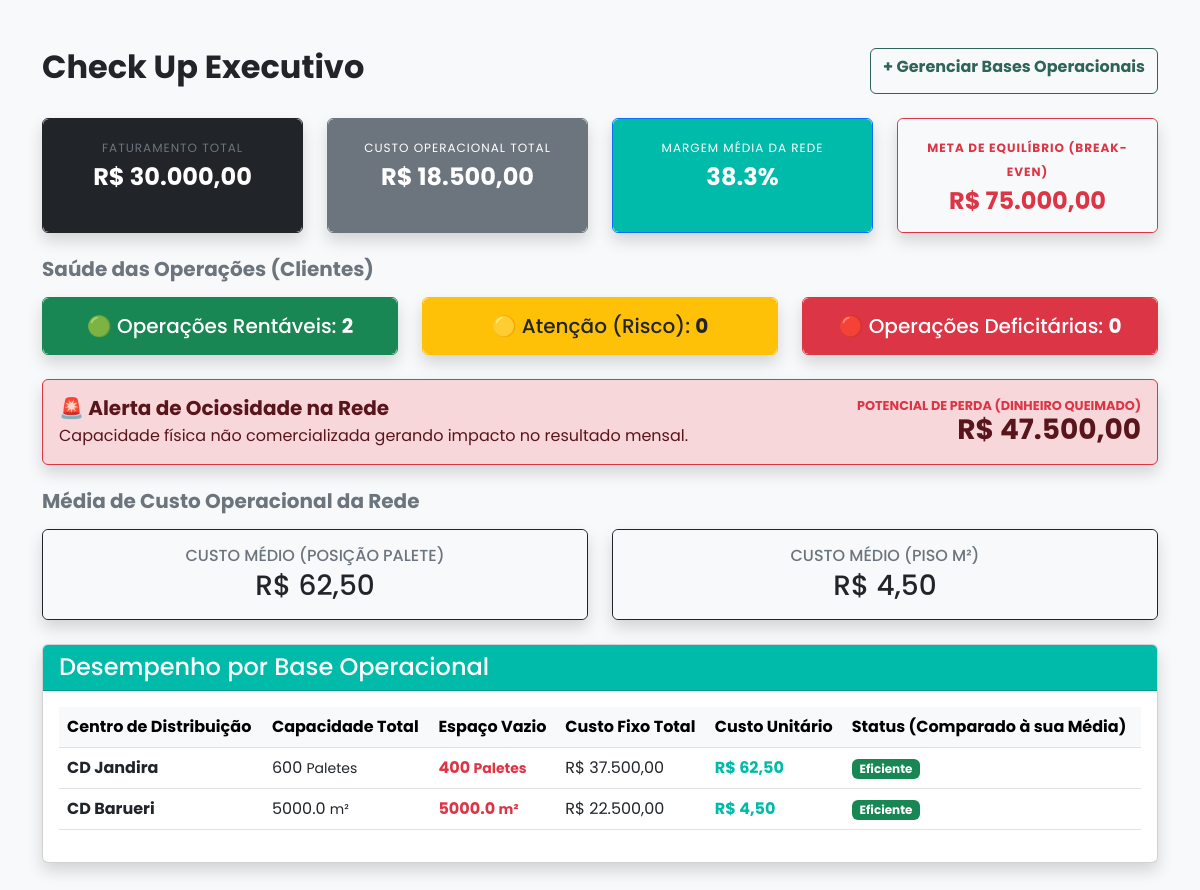
The page / on the database its author committed.
### app.py (models this page shows)
class CentroDistribuicao(db.Model):
    id = db.Column(db.Integer, primary_key=True)
    nome = db.Column(db.String(100), nullable=False)
    metragem = db.Column(db.Float, nullable=False)
    capacidade_paletes = db.Column(db.Integer, nullable=False)

### app.py (the view)
@app.route('/')
def painel_gerencial():
    todos_cds = CentroDistribuicao.query.all()
    todas_operacoes = OperacaoCliente.query.all()
    espaco_vendido_por_cd = {}
    for op in todas_operacoes:
        espaco_vendido_por_cd[op.cd_id] = espaco_vendido_por_cd.get(op.cd_id, 0) + op.paletes_ocupados
    capacidade_paletes_rede = 0
    custo_rede_paletes = 0
    capacidade_m2_rede = 0
    custo_rede_m2 = 0
    custo_ociosidade_global = 0
    resumo_bases = []
    memoria_custo_cd = {}
    for cd in todos_cds:
        custos_fixos_cd = CustoCD.query.filter_by(cd_id=cd.id, tipo_custo='Fixo').all()
        soma_fixo = sum(conta.valor for conta in custos_fixos_cd)
        if cd.capacidade_paletes > 0:
            divisor = cd.capacidade_paletes
            unidade = "Paletes"
            capacidade_paletes_rede += divisor
            custo_rede_paletes += soma_fixo
        else:
            divisor = cd.metragem
            unidade = "m²"
            capacidade_m2_rede += divisor
            custo_rede_m2 += soma_fixo
        custo_unitario = soma_fixo / divisor if divisor > 0 else 0
        memoria_custo_cd[cd.id] = custo_unitario
        espaco_vendido = espaco_vendido_por_cd.get(cd.id, 0)
        espaco_vazio = divisor - espaco_vendido
        if espaco_vazio < 0:
            espaco_vazio = 0
        dinheiro_queimado = espaco_vazio * custo_unitario
        custo_ociosidade_global += dinheiro_queimado
        resumo_bases.append({
            'nome': cd.nome,
            'custo_total': soma_fixo,
            'capacidade': divisor,
            'unidade': unidade,
            'custo_unitario': custo_unitario,
            'espaco_vazio': espaco_vazio
        })
    media_palete = custo_rede_paletes / capacidade_paletes_rede if capacidade_paletes_rede > 0 else 0
    media_m2 = custo_rede_m2 / capacidade_m2_rede if capacidade_m2_rede > 0 else 0
    faturamento_global = 0
    custo_operacional_global = 0
    total_variavel_global = 0 # NOVA GAVETA
    clientes_rentaveis = 0
    clientes_atencao = 0
    clientes_deficitarios = 0
    for op in todas_operacoes:
        faturamento_global += op.faturamento
        custo_base_cliente = memoria_custo_cd.get(op.cd_id, 0)
        custo_total_cliente = (op.paletes_ocupados * custo_base_cliente) + op.custo_variavel
        custo_operacional_global += custo_total_cliente
        total_variavel_global += op.custo_variavel # ALIMENTANDO A GAVETA
        lucro = op.faturamento - custo_total_cliente
        margem = (lucro / op.faturamento * 100) if op.faturamento > 0 else 0
        if margem >= 20:
            clientes_rentaveis += 1
        elif margem > 0:
            clientes_atencao += 1
        else:
            clientes_deficitarios += 1
    lucro_global = faturamento_global - custo_operacional_global
    margem_global = (lucro_global / faturamento_global * 100) if faturamento_global > 0 else 0
    total_custo_rede = custo_rede_paletes + custo_rede_m2
    margem_contribuicao = (faturamento_global - total_variavel_global) / faturamento_global if faturamento_global > 0 else 0
    ponto_equilibrio = total_custo_rede / margem_contribuicao if margem_contribuicao > 0 else 0
    return render_template(
        'dashboard.html',
        media_palete=media_palete,
        media_m2=media_m2,
        bases=resumo_bases,
        faturamento=faturamento_global,
        custo_ops=custo_operacional_global,
        margem=margem_global,
        rentaveis=clientes_rentaveis,
        atencao=clientes_atencao,
        deficitarios=clientes_deficitarios,
        custo_ociosidade=custo_ociosidade_global,
        ponto_equilibrio=ponto_equilibrio # ENVIANDO PARA A TELA
    )

### app.py (called while the page is built)
@app.template_filter('moeda_br')
def formato_moeda_br(valor):
    valor_formatado = f"{valor:,.2f}"
    valor_formatado = valor_formatado.replace(',', 'X').replace('.', ',').replace('X', '.')
    return valor_formatado

### templates/dashboard.html (shortened to what this page needs)
<!DOCTYPE html>
<html lang="pt-br">
  <head>
    <link
      href="https://cdn.jsdelivr.net/npm/bootstrap@5.3.0/dist/css/bootstrap.min.css"
      rel="stylesheet"
    />
    <link
      rel="stylesheet"
      href="{{ url_for('static', filename='css/style.css') }}"
    />
  </head>
  <body class="bg-light">
    <div class="container mt-5">
      <div class="d-flex justify-content-between mb-4">
        <h2 class="fw-bold text-dark">Check Up Executivo</h2>
        <a href="/cadastro" class="btn btn-outline-secundaria fw-bold"
          >+ Gerenciar Bases Operacionais</a
        >
      </div>
      <div class="row text-center mb-4">
        <div class="col-md-3">
          <div class="card shadow border-dark h-100">
            <div class="card-body p-3 bg-dark text-white rounded">
              <span
                class="text-uppercase text-secondary"
                style="font-size: 0.75rem; letter-spacing: 1px"
                >Faturamento Total</span
              >
              <h4 class="mt-1 mb-0 fw-bold">R$ {{ faturamento | moeda_br }}</h4>
            </div>
          </div>
        </div>
        <div class="col-md-3">
          <div class="card shadow border-secondary h-100">
            <div class="card-body p-3 bg-secondary text-white rounded">
              <span
                class="text-uppercase"
                style="font-size: 0.75rem; letter-spacing: 1px"
                >Custo Operacional Total</span
              >
              <h4 class="mt-1 mb-0 fw-bold">R$ {{ custo_ops | moeda_br }}</h4>
            </div>
          </div>
        </div>
        <div class="col-md-3">
          <div class="card shadow border-primary h-100">
            <div class="card-body p-3 bg-empresa text-white rounded">
              <span
                class="text-uppercase"
                style="font-size: 0.75rem; letter-spacing: 1px"
                >Margem Média da Rede</span
              >
              <h4 class="mt-1 mb-0 fw-bold">{{ "%.1f"|format(margem) }}%</h4>
            </div>
          </div>
        </div>
        <div class="col-md-3">
          <div class="card shadow border-danger h-100">
            <div class="card-body p-3 bg-light rounded text-danger">
              <span
                class="text-uppercase fw-bold"
                style="font-size: 0.75rem; letter-spacing: 1px"
                >Meta de Equilíbrio (Break-even)</span
              >
              <h4 class="mt-1 mb-0 fw-bold">
                R$ {{ ponto_equilibrio | moeda_br }}
              </h4>
            </div>
          </div>
        </div>
      </div>
      <h5 class="fw-bold text-secondary mb-3">
        Saúde das Operações (Clientes)
      </h5>
      <div class="row text-center mb-4">
        <div class="col-md-4">
          <div class="card shadow border-success">
            <div class="card-body bg-success text-white rounded">
              <h5 class="mb-0">
                🟢 Operações Rentáveis: <strong>{{ rentaveis }}</strong>
              </h5>
            </div>
          </div>
        </div>
        <div class="col-md-4">
          <div class="card shadow border-warning">
            <div class="card-body bg-warning text-dark rounded">
              <h5 class="mb-0">
                🟡 Atenção (Risco): <strong>{{ atencao }}</strong>
              </h5>
            </div>
          </div>
        </div>
        <div class="col-md-4">
          <div class="card shadow border-danger">
            <div class="card-body bg-danger text-white rounded">
              <h5 class="mb-0">
                🔴 Operações Deficitárias: <strong>{{ deficitarios }}</strong>
              </h5>
            </div>
          </div>
        </div>
      </div>
      <div
        class="alert alert-danger shadow mb-4 d-flex align-items-center justify-content-between border-danger"
        role="alert"
      >
        <div>
          <h5 class="fw-bold mb-1">🚨 Alerta de Ociosidade na Rede</h5>
          <span class="mb-0"
            >Capacidade física não comercializada gerando impacto no resultado
            mensal.</span
          >
        </div>
        <div class="text-end">
          <h6
            class="text-uppercase mb-0 text-danger"
            style="font-size: 0.8rem; font-weight: 700"
          >
            Potencial de Perda (Dinheiro Queimado)
          </h6>
          <h3 class="mb-0 fw-bold">R$ {{ custo_ociosidade | moeda_br }}</h3>
        </div>
      </div>
      <h5 class="fw-bold text-secondary mb-3">
        Média de Custo Operacional da Rede
      </h5>
      <div class="row text-center mb-4">
        <div class="col-md-6">
          <div class="card shadow border-dark">
            <div class="card-body bg-light rounded">
              <h6 class="text-uppercase mb-1 text-secondary">
                Custo Médio (Posição Palete)
              </h6>
              <h3 class="mb-0 text-dark">R$ {{ media_palete | moeda_br }}</h3>
            </div>
          </div>
        </div>
        <div class="col-md-6">
          <div class="card shadow border-dark">
            <div class="card-body bg-light rounded">
              <h6 class="text-uppercase mb-1 text-secondary">
                Custo Médio (Piso m²)
              </h6>
              <h3 class="mb-0 text-dark">R$ {{ media_m2 | moeda_br }}</h3>
            </div>
          </div>
        </div>
      </div>
      <div class="card shadow mb-5">
        <div class="card-header bg-empresa text-white">
          <h4 class="mb-0">Desempenho por Base Operacional</h4>
        </div>
        <div class="card-body">
          <table class="table table-hover align-middle">
            <thead class="table-light">
              <tr>
                <th>Centro de Distribuição</th>
                <th>Capacidade Total</th>
                <th>Espaço Vazio</th>
                <th>Custo Fixo Total</th>
                <th>Custo Unitário</th>
                <th>Status (Comparado à sua Média)</th>
              </tr>
            </thead>
            <tbody>
              {% for base in bases %}
              <tr>
                <td><strong>{{ base.nome }}</strong></td>
                <td>{{ base.capacidade }} <small>{{ base.unidade }}</small></td>
                <td class="text-danger fw-bold">
                  {{ base.espaco_vazio }} <small>{{ base.unidade }}</small>
                </td>
                <td>R$ {{ base.custo_total | moeda_br }}</td>
                <td class="fw-bold text-empresa">
                  R$ {{ base.custo_unitario | moeda_br }}
                </td>
                <td>
                  {% if base.unidade == 'Paletes' and base.custo_unitario >
                  media_palete %}
                  <span class="badge bg-danger">Acima da Média (Paletes)</span>
                  {% elif base.unidade == 'm²' and base.custo_unitario >
                  media_m2 %}
                  <span class="badge bg-danger">Acima da Média (m²)</span>
                  {% else %}
                  <span class="badge bg-success">Eficiente</span>
                  {% endif %}
                </td>
              </tr>
              {% endfor %}
            </tbody>
          </table>
        </div>
      </div>
    </div>
  </body>
</html>

### static/css/style.css (style rules this page uses)
:root { --cor-primaria: #00bba9; --cor-secundaria: #306359; }
body { font-family: "Poppins", sans-serif !important; }
.bg-empresa { background-color: var(--cor-primaria) !important; color: white !important; }
.text-empresa { color: var(--cor-primaria) !important; }
.btn-outline-secundaria { background-color: transparent !important; color: var(--cor-secundaria) !important; border: 1px solid var(--cor-secundaria) !important; transition: all 0.3s ease; }

### rows shown on the page
CentroDistribuicao: nome "CD Jandira", capacidade "600", unidade "Paletes", espaco_vazio "400", custo_total|moeda_br "37.500,00", custo_unitario|moeda_br "62,50"
CentroDistribuicao: nome "CD Barueri", capacidade "5000.0", unidade "m²", espaco_vazio "5000.0", custo_total|moeda_br "22.500,00", custo_unitario|moeda_br "4,50"

### other values the page prints
{{ faturamento | moeda_br }} "30.000,00"
{{ custo_ops | moeda_br }} "18.500,00"
{{ "%.1f"|format(margem) }} "38.3"
{{ ponto_equilibrio | moeda_br }} "75.000,00"
{{ rentaveis }} "2"
{{ atencao }} "0"
{{ deficitarios }} "0"
{{ custo_ociosidade | moeda_br }} "47.500,00"
{{ media_palete | moeda_br }} "62,50"
{{ media_m2 | moeda_br }} "4,50"
